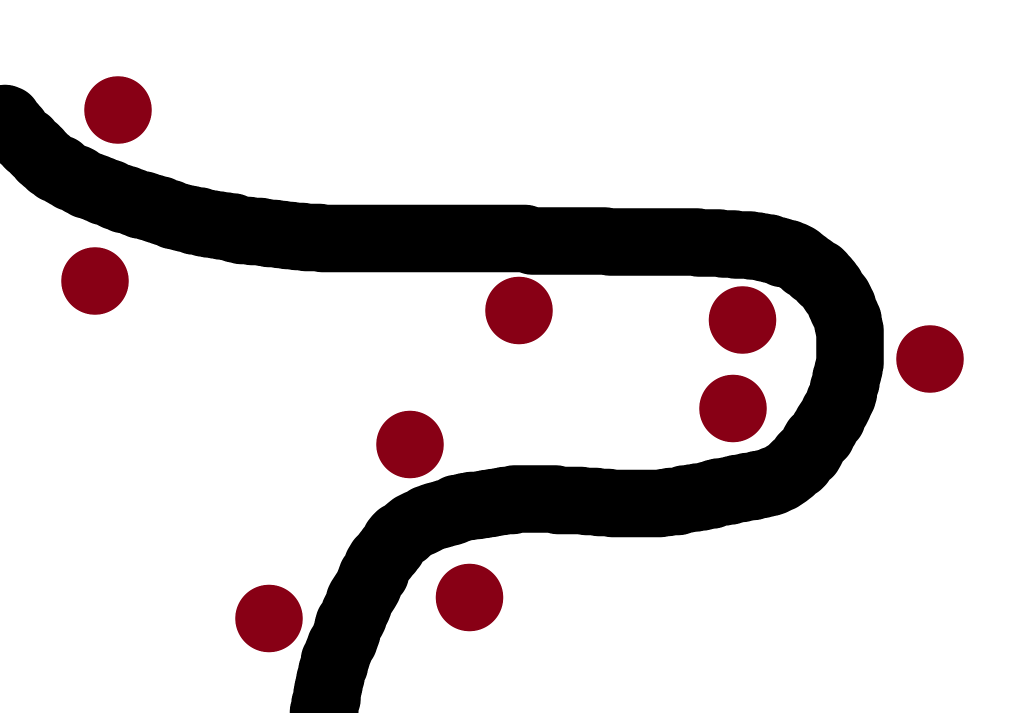
#> input picture assets/map/1.png, 2069 x 1426 px (shown at 1/2 size); its folder holds only this picture in this run
$ python generate_maps.py
#> lines starting #> are read from the running program, lines starting #| are printed output that depends on the picture; after the words box and inside, x2 and y2 are one past the last pixel; in counts of white or black regions, pixels touching at a corner belong together
"""Render four tower-defense map variants from the supplied road layouts and art assets."""

from __future__ import annotations

import math
import random
from pathlib import Path

import numpy as np
from PIL import Image, ImageDraw, ImageFilter


ROOT = Path(__file__).resolve().parent
ASSETS = ROOT / "assets" / "watercolor-broad"
OUT = ROOT / "maps"
OUT.mkdir(exist_ok=True)
SIZE = (1920, 1296)
W, H = SIZE

CONFIGS = [
    ("forest", 1, 101),
    ("forest_edge", 2, 202),
    ("field", 3, 303),
    ("mountain_forest", 4, 404),
]


def smooth_noise(rng: np.random.Generator, grid: tuple[int, int]) -> np.ndarray:
    a = rng.integers(0, 256, grid, dtype=np.uint8)
    return np.asarray(Image.fromarray(a, "L").resize(SIZE, Image.Resampling.BICUBIC), dtype=np.float32) / 255 - .5


def ground(kind: str, rng: np.random.Generator) -> Image.Image:
    colors = {
        "forest": (126, 155, 91),
        "forest_edge": (156, 178, 99),
        "field": (185, 192, 105),
        "mountain_forest": (142, 155, 107),
    }
    base = np.array(colors[kind], dtype=np.float32)
    broad = smooth_noise(rng, (8, 12))
    mid = smooth_noise(rng, (48, 72))
    fine = rng.normal(0, 1, (H, W)).astype(np.float32)
    tone = broad * 41 + mid * 21 + fine * 4.8
    yy, xx = np.mgrid[:H, :W]
    light = (1 - xx / W) * 8 + (1 - yy / H) * 5
    arr = np.empty((H, W, 3), dtype=np.uint8)
    for c, factor in enumerate((.88, 1.0, .57)):
        arr[:, :, c] = np.clip(base[c] + tone * factor + light, 0, 255)
    return Image.fromarray(arr, "RGB").convert("RGBA")


def layout(index: int) -> tuple[Image.Image, list[tuple[int, int]]]:
    src = Image.open(ROOT / "assets" / "map" / f"{index}.png").convert("RGB")
    a = np.asarray(src)
    # The near-black road and burgundy tower markers are separate in the sketches.
    road = np.uint8((a[:, :, 0] < 50) & (a[:, :, 1] < 50) & (a[:, :, 2] < 50)) * 255
    red = (a[:, :, 0] > 75) & (a[:, :, 0] > a[:, :, 1] * 2) & (a[:, :, 1] < 80)
    # Scan connected marker blobs on a small grid, preserving all points.
    small = np.asarray(Image.fromarray(red.astype(np.uint8) * 255).resize((260, 176), Image.Resampling.NEAREST)) > 0
    seen = np.zeros_like(small)
    centers = []
    for sy in range(small.shape[0]):
        for sx in range(small.shape[1]):
            if not small[sy, sx] or seen[sy, sx]:
                continue
            stack = [(sx, sy)]
            seen[sy, sx] = True
            pixels = []
            while stack:
                x, y = stack.pop()
                pixels.append((x, y))
                for nx, ny in ((x - 1, y), (x + 1, y), (x, y - 1), (x, y + 1)):
                    if 0 <= nx < small.shape[1] and 0 <= ny < small.shape[0] and small[ny, nx] and not seen[ny, nx]:
                        seen[ny, nx] = True
                        stack.append((nx, ny))
            if len(pixels) > 10:
                cx = sum(p[0] for p in pixels) / len(pixels)
                cy = sum(p[1] for p in pixels) / len(pixels)
                centers.append((round(cx * W / 260), round(cy * H / 176)))
    centers.sort(key=lambda p: (p[1], p[0]))
    mask = Image.fromarray(road, "L").resize(SIZE, Image.Resampling.LANCZOS)
    return mask, centers


def road_texture(rng: np.random.Generator) -> Image.Image:
    broad = smooth_noise(rng, (22, 32))
    mid = smooth_noise(rng, (100, 150))
    fine = rng.normal(0, 1, (H, W)).astype(np.float32)
    tone = broad * 39 + mid * 18 + fine * 5
    arr = np.empty((H, W, 3), dtype=np.uint8)
    for c, base in enumerate((219, 177, 104)):
        arr[:, :, c] = np.clip(base + tone * (1, .85, .7)[c], 0, 255)
    return Image.fromarray(arr, "RGB").convert("RGBA")


def paint_road(canvas: Image.Image, mask: Image.Image, rng: np.random.Generator, py: random.Random) -> None:
    rim = mask.filter(ImageFilter.MaxFilter(19)).filter(ImageFilter.GaussianBlur(2))
    canvas.paste((93, 104, 62, 255), (0, 0, W, H), rim)
    canvas.paste(road_texture(rng), (0, 0), mask)
    inner = mask.filter(ImageFilter.MinFilter(23)).filter(ImageFilter.GaussianBlur(5))
    canvas.paste((239, 200, 127, 40), (0, 0, W, H), inner)
    draw = ImageDraw.Draw(canvas, "RGBA")
    mask_a = np.asarray(mask)
    for _ in range(8300):
        x, y = py.randrange(W), py.randrange(H)
        if mask_a[y, x] < 230:
            continue
        r = py.choice((1, 1, 2, 2, 3, 4))
        col = py.choice(((120, 94, 64, 75), (255, 232, 173, 110), (131, 111, 83, 60)))
        draw.ellipse((x-r, y-r//2, x+r, y+r//2+1), fill=col)


# [19 lines left out: function paint_mountain, not called in this run]


SPRITES: dict[str, Image.Image] = {}


def sprite(name: str, width: int) -> Image.Image:
    key = f"{name}:{width}"
    if key not in SPRITES:
        source = Image.open(ASSETS / f"{name}.png").convert("RGBA")
        height = round(source.height * width / source.width)
        SPRITES[key] = source.resize((width, height), Image.Resampling.LANCZOS)
    return SPRITES[key]


def place(canvas: Image.Image, name: str, x: int, y: int, width: int) -> None:
    s = sprite(name, width)
    canvas.alpha_composite(s, (x - s.width // 2, y - s.height // 2))


def paint_decor(canvas: Image.Image, kind: str, mask: Image.Image,
                pads: list[tuple[int, int]], py: random.Random) -> None:
    road_a = np.asarray(mask)

    def clear(x: int, y: int, radius: int) -> bool:
        if not (radius < x < W - radius and radius < y < H - radius):
            return False
        if any((x-px)**2 + (y-py)**2 < (radius+67)**2 for px, py in pads):
            return False
        return all(road_a[yy, xx] < 50 for xx, yy in
                   ((x, y), (x-radius, y), (x+radius, y), (x, y-radius), (x, y+radius)))

    # [11 lines left out: function forest_prob, not called in this run]

    # Small plants go below trees, helping the empty terrain read as watercolor.
    brush_names = ["bush-low", "bush-round", "bush-bright", "flowers-white",
                   "flowers-yellow", "flowers-pink"]
    count = {"forest": 260, "forest_edge": 280, "field": 390, "mountain_forest": 265}[kind]
    placed = 0
    for _ in range(count * 9):
        if placed >= count:
            break
        x, y = py.randrange(28, W-28), py.randrange(28, H-28)
        if not clear(x, y, 26):
            continue
        name = py.choice(brush_names if kind != "field" else brush_names[3:] * 2 + brush_names[:3])
        place(canvas, name, x, y, py.randrange(34, 83))
        placed += 1

    if kind == "field":
        for name, x, y, w in [
            ("house-farm", 150, 188, 185), ("windmill", 1685, 181, 160),
            ("hay-bale-round", 1655, 1078, 95), ("hay-bale-rectangular", 248, 1110, 88),
            ("cow-spotted", 1450, 980, 86), ("goat-cream", 365, 205, 75),
        ]:
            if clear(x, y, 75):
                place(canvas, name, x, y, w)
    elif kind == "forest_edge":
        for name, x, y, w in [
            ("fallen-trunk", 210, 225, 205), ("stump-axe", 1500, 1130, 90),
            ("log-stack", 1710, 1050, 110), ("rock-mossy", 218, 1090, 120),
        ]:
            if clear(x, y, 80):
                place(canvas, name, x, y, w)
    elif kind == "mountain_forest":
        for name, x, y, w in [
            ("rock-cluster", 165, 130, 270), ("rock-mossy", 520, 190, 220),
            ("rock-cluster", 820, 85, 250), ("rock-single", 1050, 160, 165),
            ("fallen-trunk", 1700, 1180, 170),
        ]:
            if clear(x, y, 70):
                place(canvas, name, x, y, w)

    tree_names = ["tree-broadleaf-round", "tree-broadleaf-dark", "tree-broadleaf-light",
                  "tree-broadleaf-bright", "tree-conifer-tall", "tree-conifer-small"]
    target = {"forest": 178, "forest_edge": 98, "field": 36, "mountain_forest": 140}[kind]
    trees = []
    for _ in range(target * 32):
        if len(trees) >= target:
            break
        x, y = py.randrange(55, W-55), py.randrange(55, H-55)
        if py.random() > forest_prob(x, y):
            continue
        width = py.randrange(100, 155) if kind != "field" else py.randrange(95, 135)
        if not clear(x, y, width // 2 + 17):
            continue
        if any((x-tx)**2 + (y-ty)**2 < 68**2 for tx, ty, _ in trees):
            continue
        name = py.choice(tree_names if kind != "mountain_forest" else tree_names + tree_names[4:])
        trees.append((x, y, (name, width)))
    for x, y, (name, width) in sorted(trees, key=lambda t: t[1]):
        place(canvas, name, x, y, width)

    rocks = {"forest": 36, "forest_edge": 29, "field": 24, "mountain_forest": 87}[kind]
    for _ in range(rocks * 12):
        if rocks <= 0:
            break
        x, y = py.randrange(40, W-40), py.randrange(35, H-35)
        if clear(x, y, 38):
            place(canvas, py.choice(("rock-single", "rock-mossy", "rock-cluster")),
                  x, y, py.randrange(48, 95))
            rocks -= 1


# [19 lines left out: function paint_pads, not called in this run]


def render(kind: str, template: int, seed: int) -> None:
#> called with kind = 'forest', template = 1, seed = 101
    rng = np.random.default_rng(seed)
    py = random.Random(seed)
    canvas = ground(kind, rng)
    if kind == "mountain_forest":
        paint_mountain(canvas, py)
    road, pads = layout(template)
#> in layout, `road = np.uint8((a[:, :, 0] < 50) & (a[:, :, 1] < 50) & (a[:, :, 2] < ..`:
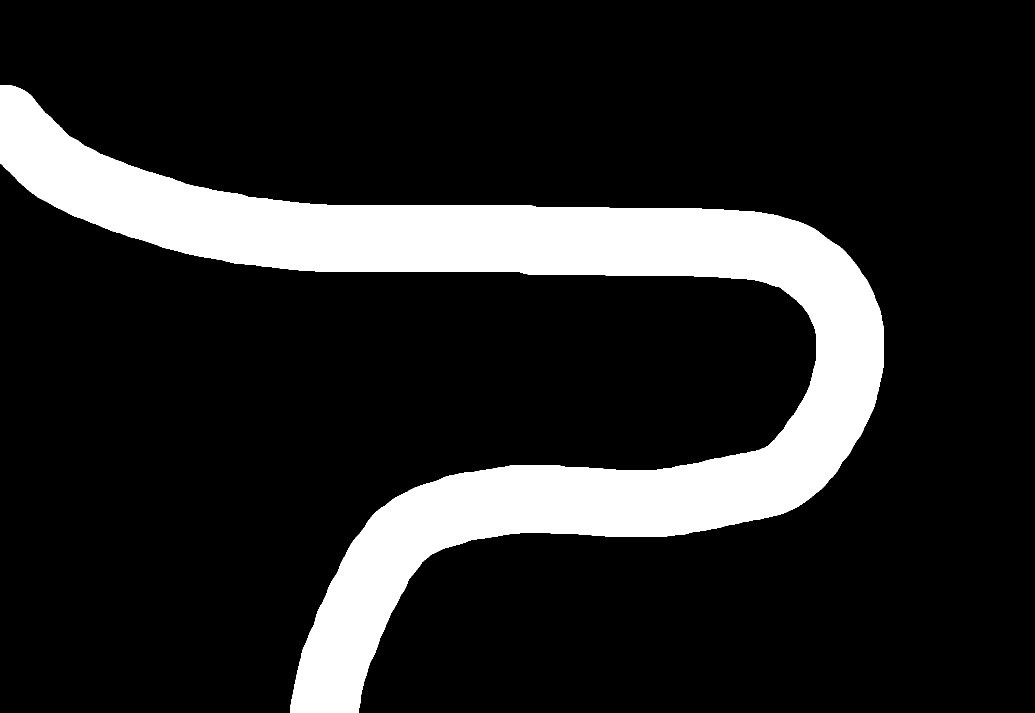
#> road: shape (1426, 2069) (shown at 1/2 size); 15.4% white; 1 white region, box (x1, y1, x2, y2) and area: (0, 170, 1767, 1426) 453723
#> in layout, `red = (a[:, :, 0] > 75) & (a[:, :, 0] > a[:, :, 1] * 2) & (a[:, :, 1] ..`:
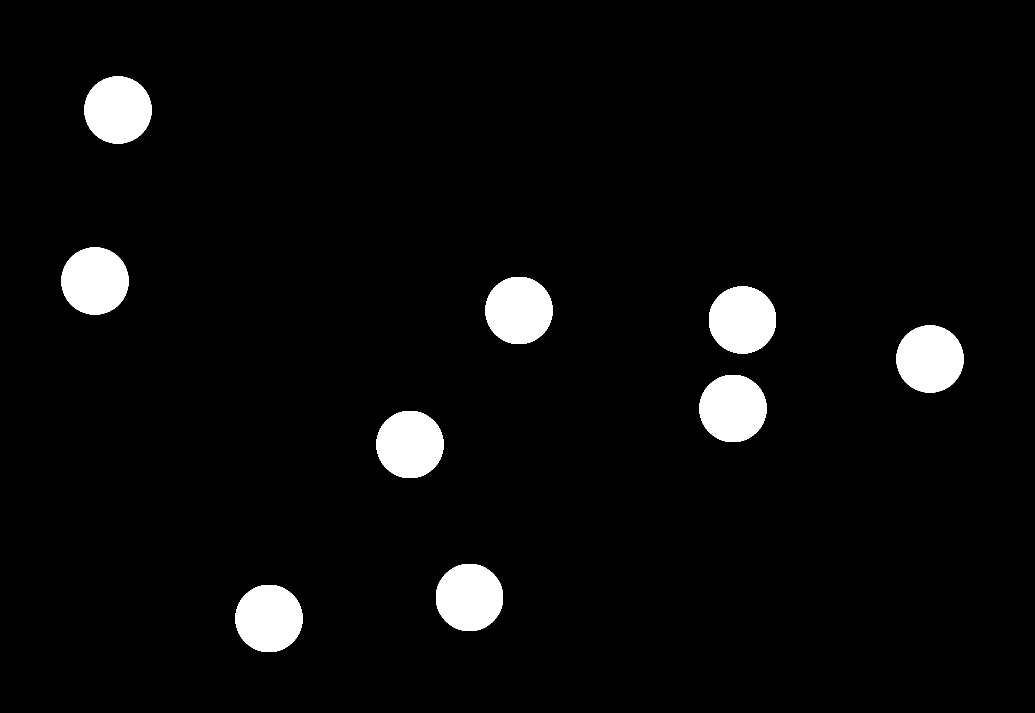
#> red: shape (1426, 2069) bool (shown at 1/2 size); 4.4% white; 9 white regions, largest, box (x1, y1, x2, y2) and area: (169, 153, 303, 287) 14264, (123, 495, 257, 629) 14264, (971, 554, 1105, 688) 14264
#> in layout, `small = np.asarray(Image.fromarray(red.astype(np.uint8) * 255).resize(..`:
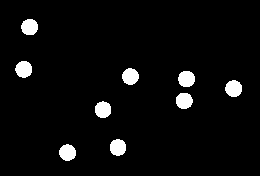
#> small: shape (176, 260) bool; 4.4% white; 9 white regions, largest, box (x1, y1, x2, y2) and area: (225, 80, 242, 97) 226, (15, 61, 32, 78) 225, (178, 71, 195, 87) 222
#> pads = [(215, 196), (172, 507), (960, 560), (1374, 578), (1722, 649), (1357, 739), (757, 804), (868, 1082), (495, 1120)]
    paint_road(canvas, road, rng, py)
#> in paint_road, `rim = mask.filter(ImageFilter.MaxFilter(19)).filter(ImageFilter.Gaussi..`:
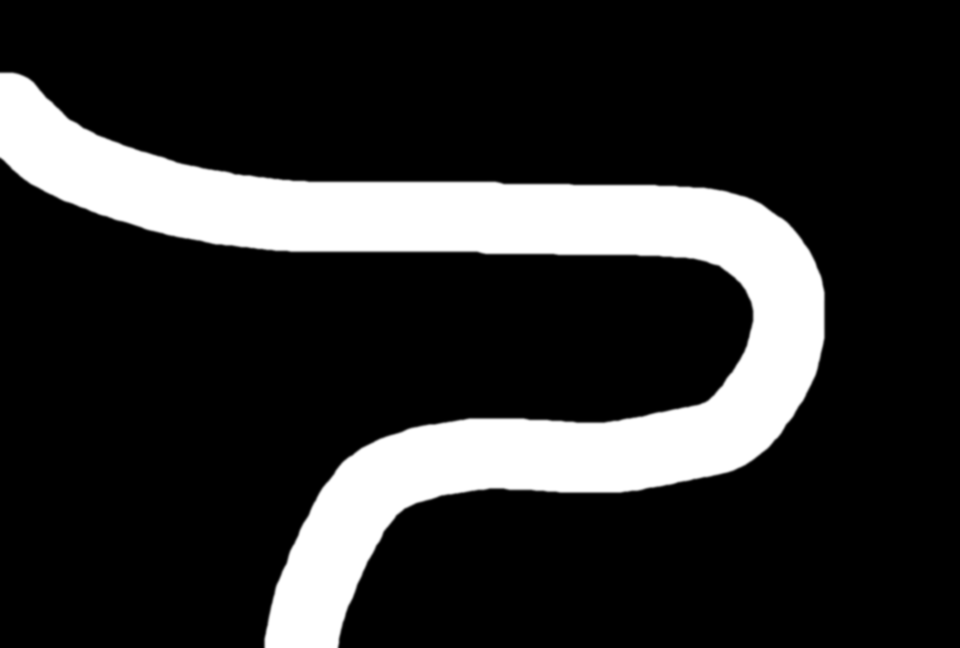
#> rim: PIL image 1920x1296 L (shown at 1/2 size); min 0, max 255, mean 45.9
#> in paint_road, `canvas.paste(road_texture(rng), (0, 0), mask)`:
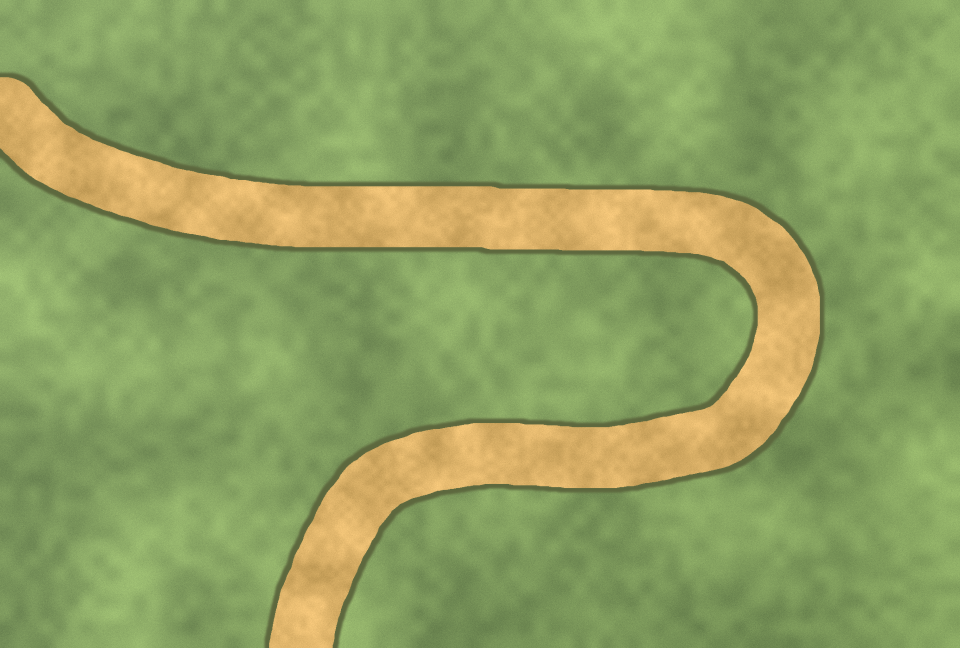
#> canvas: PIL image 1920x1296 RGBA (shown at 1/2 size); mean R, G, B, A 143.3, 160.8, 96.4, 255
#> in paint_road, `inner = mask.filter(ImageFilter.MinFilter(23)).filter(ImageFilter.Gaus..`:
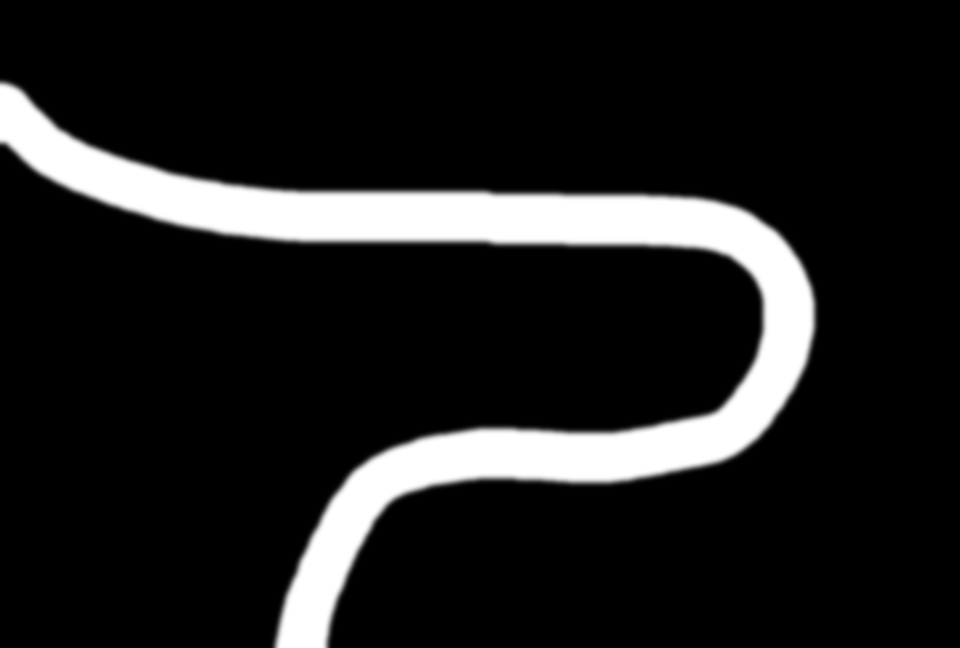
#> inner: PIL image 1920x1296 L (shown at 1/2 size); min 0, max 255, mean 31
#> in paint_road, `canvas.paste((239, 200, 127, 40), (0, 0, W, H), inner)`:
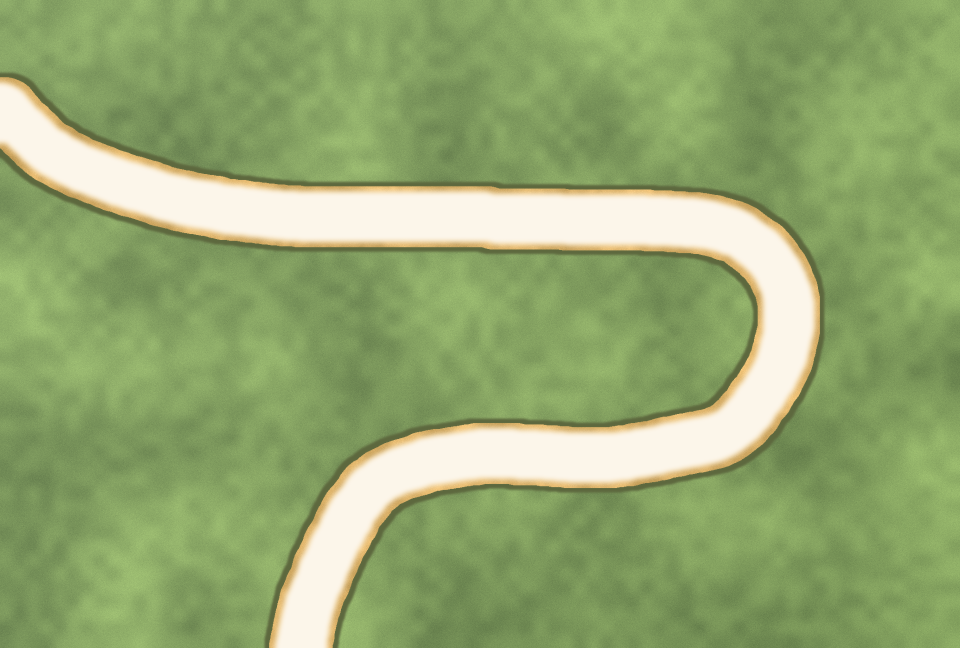
#> canvas: PIL image 1920x1296 RGBA (shown at 1/2 size); mean R, G, B, A 145.8, 163.6, 99.3, 228.9; transparent parts drawn white
    paint_decor(canvas, kind, road, pads, py)
#> in paint_decor, `x, y = py.randrange(28, W-28), py.randrange(28, H-28)`: x = 1055; y = 538
#> in paint_decor, `name = py.choice(brush_names if kind != "field" else brush_names[3:] *..`: name = 'bush-low'
    paint_pads(canvas, pads, py)
    canvas.convert("RGB").save(OUT / f"{kind}.png", optimize=True)
    print(f"{kind}: {len(pads)} tower pads -> {OUT / (kind + '.png')}")


if __name__ == "__main__":
    for config in CONFIGS:
#> (the run stopped early here; a loop or call above may not have finished)
